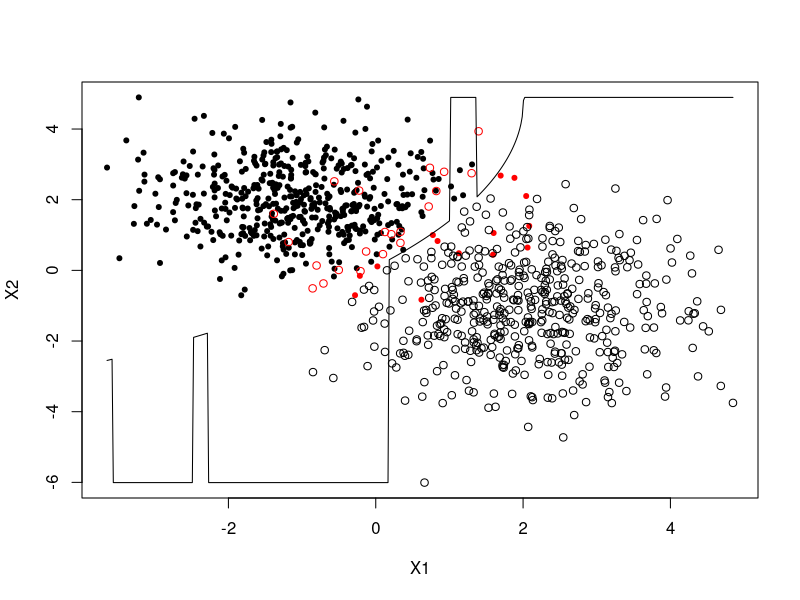

Write R code to recreate this figure.
library(mvtnorm)

n.pos = 500
n.neg = 500
dimention = 2
mu.pos = c(-1, 2)
mu.neg = c(2, -1)
Sigma.pos = diag(1, 2)
Sigma.neg = matrix(c(1.25, 0, 0, 2), nrow = 2)

x.pos = rmvnorm(n.pos, mu.pos, Sigma.pos)
x.neg = rmvnorm(n.neg, mu.neg, Sigma.neg)
y = c(rep(1, n.pos), rep(-1, n.neg))
d = data.frame(rbind(x.pos, x.neg), y)
#with(d, plot(X1, X2, pch = ifelse(y == 1, 20, 1)))

mu.pos.hat = colMeans(d[y == 1, 1:2])
mu.neg.hat = colMeans(d[y == -1, 1:2])
Sigma.pos.hat = (t(d[y == 1, 1:2]) - mu.pos.hat) %*% t(t(d[y == 1, 1:2]) - mu.pos.hat) / nrow(d[y == 1,])
Sigma.neg.hat = (t(d[y == -1, 1:2]) - mu.neg.hat) %*% t(t(d[y == -1, 1:2]) - mu.neg.hat) / nrow(d[y == -1,])

classify = function(x.new, y){
	p.pos = dmvnorm(x.new, mu.pos.hat, Sigma.pos.hat)
	p.neg = dmvnorm(x.new, mu.neg.hat, Sigma.neg.hat)
	return(ifelse(p.pos > p.neg, 1, -1))
}

loss = sum(abs(d$y - classify(d[,1:2], d$y))) / nrow(d)
print(loss)

with(d, plot(X1, X2, pch = ifelse(y == 1, 20, 1), col = ifelse(y == classify(d[,1:2], d$y), "black", "red")))
x1.min = min(d$X1)
x1.max = max(d$X1)
x2.min = min(d$X2)
x2.max = max(d$X2)

points = sapply(
	seq(x1.min, x1.max, length.out = 500), 
	function(x1){
		x_1 = x1
		fn = function(x_2){
				x.new = c(x_1, x_2)
				p.pos = dmvnorm(x.new, mu.pos.hat, Sigma.pos.hat)
				p.neg = dmvnorm(x.new, mu.neg.hat, Sigma.neg.hat)
				(p.pos - p.neg) ^ 2
			}
		optim.out = optimize(fn, c(x2.min, x2.max))
		c(x1, optim.out$minimum)
	}
)
print(points)
lines(points[1,], points[2,])